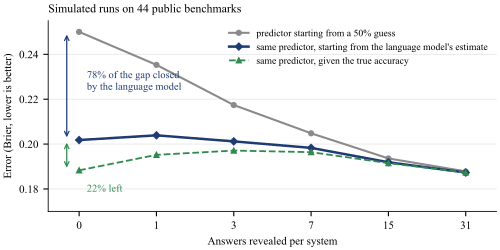

Here is the Python script that generated this plot:
"""Figure: Brier score by revealed answers on the 44-benchmark public panel (simulation; 30 draws, 149 named pairs, seed 5; mld_nnr1/run1 B0/B1 and
or2/OPn): the submitted predictor started from a 50% guess, from the language model's estimate, and from each system's true accuracy (all three through
the same 0.75 shrinkage). Before any answer the language model closes (0.250 - 0.2018) / (0.250 - 0.1883) = 78% of the gap; against the true accuracy
itself (unshrunk, 0.1839) it is 73%."""
import matplotlib; matplotlib.use("Agg")
import matplotlib.pyplot as plt
plt.rcParams.update({"font.family": "serif", "font.serif": ["Times New Roman", "Times"], "font.size": 8, "pdf.fonttype": 42, "axes.linewidth": 0.6})
B = [0, 1, 3, 7, 15, 31]
no = [0.2500, 0.2353, 0.2174, 0.2048, 0.1936, 0.1878]; lm = [0.2018, 0.2039, 0.2012, 0.1983, 0.1919, 0.1873]; tr = [0.1883, 0.1952, 0.1971, 0.1964, 0.1915, 0.1873]
fig, ax = plt.subplots(figsize=(5.0, 2.5)); x = list(range(len(B)))
ax.plot(x, no, marker="o", ms=3.5, lw=1.5, color="#8a8a8a", label="predictor starting from a 50% guess")
ax.plot(x, lm, marker="D", ms=3.5, lw=1.8, color="#1f3b73", label="same predictor, starting from the language model's estimate")
ax.plot(x, tr, marker="^", ms=3.5, lw=1.3, ls="--", color="#2f8a4f", label="same predictor, given the true accuracy")
ax.annotate("", xy=(-0.16, 0.2018), xytext=(-0.16, 0.2500), arrowprops=dict(arrowstyle="<->", color="#1f3b73", lw=0.9))
ax.annotate("", xy=(-0.16, 0.1883), xytext=(-0.16, 0.2018), arrowprops=dict(arrowstyle="<->", color="#2f8a4f", lw=0.9))
ax.text(0.1, 0.228, "78% of the gap closed\nby the language model", fontsize=7.5, color="#1f3b73", va="center")
ax.text(0.1, 0.180, "22% left", fontsize=7.5, color="#2f8a4f", va="center")
ax.set_xticks(x); ax.set_xticklabels(B); ax.set_xlim(-0.4, len(B) - 0.6); ax.set_ylim(0.17, 0.255)
ax.set_xlabel("Answers revealed per system"); ax.set_ylabel("Error (Brier, lower is better)")
ax.set_title("Simulated runs on 44 public benchmarks", fontsize=8.5, loc="left")
ax.grid(axis="y", color="#e5e5e5", lw=0.6)
for s in ("top", "right"): ax.spines[s].set_visible(False)
ax.legend(frameon=False, fontsize=7, loc="upper right"); fig.tight_layout(pad=0.3); fig.savefig("fig_gap.pdf")
fig.savefig("/private/tmp/claude-501/-Users-sunny--slock-agents-6a83994c-3db9-4751-af5b-fcec086e7f97/55bbcd24-d4a3-414e-99ba-021dc3ef4d02/scratchpad/fig_gap.png", dpi=200)
